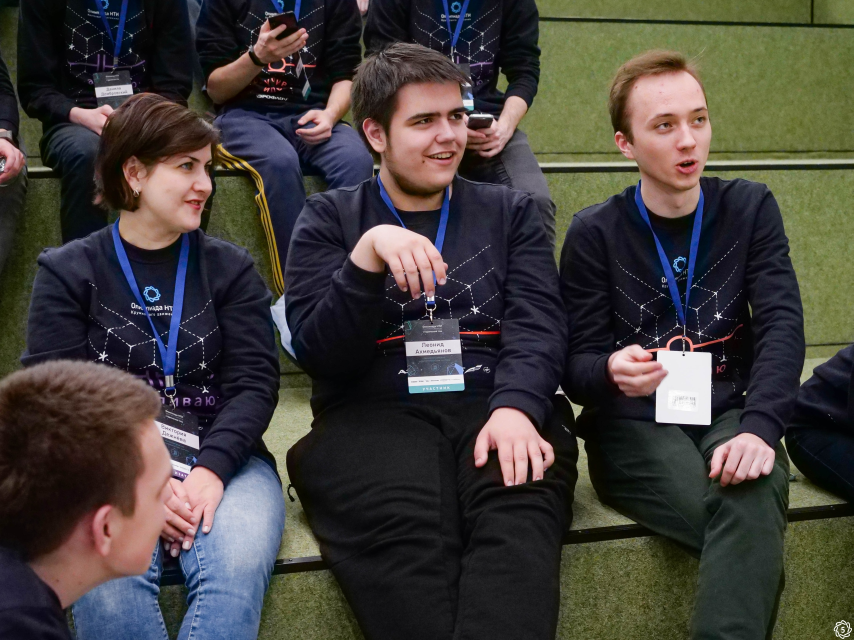
#> input picture sub_task/data/2DPVkdGgcqM.jpg, 2560 x 1920 px (shown at 1/3 size); its folder holds only this picture in this run
$ python Cover.py
#> lines starting #> are read from the running program, lines starting #| are printed output that depends on the picture
from TemplateMatchOne import main
import glob
import cv2

for imagePath in glob.glob('../data' + "/*.jpg"):
    image = cv2.imread(imagePath)
#> image is the input picture: shape (1920, 2560, 3); mean B, G, R 58.7, 62.5, 66.6
    image = cv2.resize(image, (int(image.shape[0]/3), int(image.shape[1]/3)))
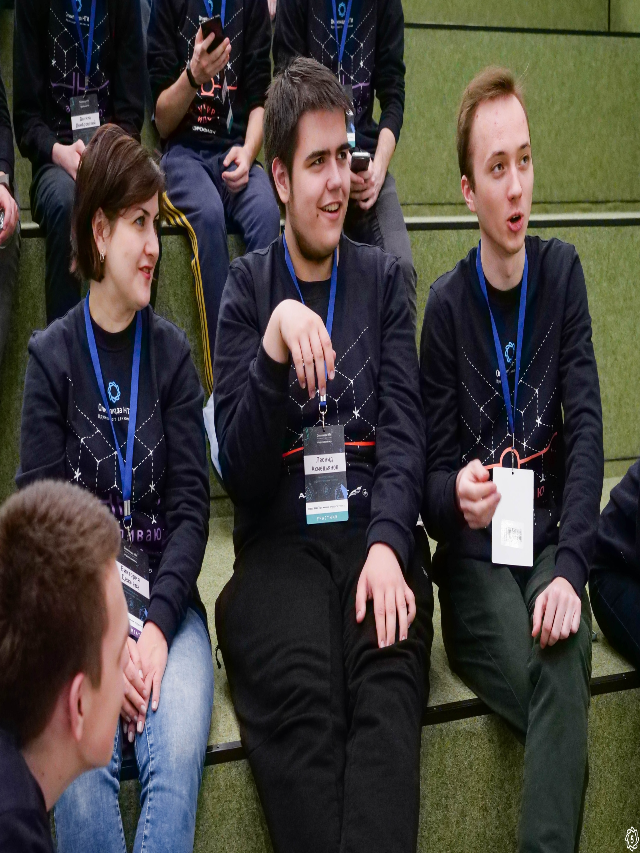
#> image: shape (853, 640, 3); mean B, G, R 58.6, 62.4, 66.5
    cv2.imshow("im", image)
    if cv2.waitKey(1) == ord('q'):
#> (key q is pressed here)
        exit()
#> (the program exits here)

$ run again, on sub_task/data/Eb4PeJqSbKM.jpg
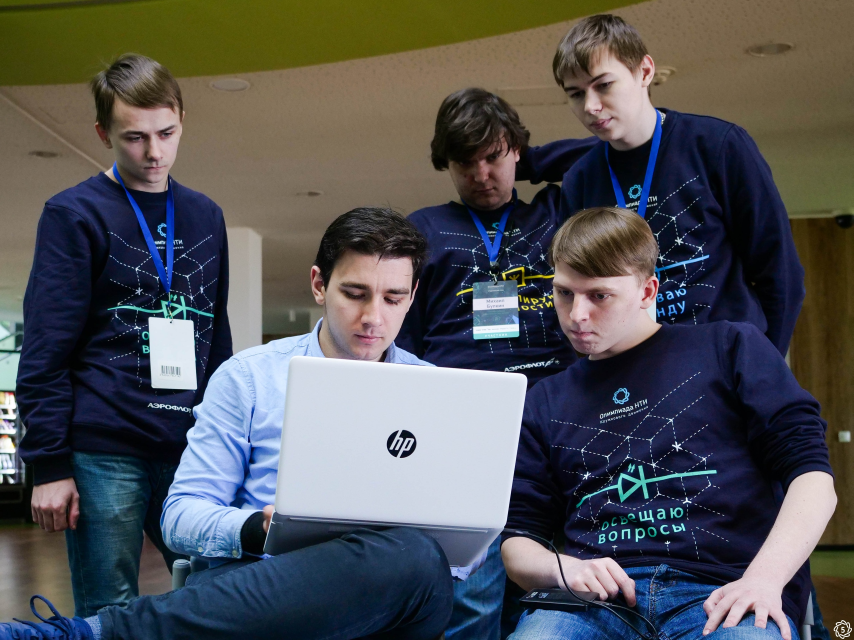
#> input picture sub_task/data/Eb4PeJqSbKM.jpg, 2560 x 1920 px (shown at 1/3 size)
#> image is the input picture: shape (1920, 2560, 3); mean B, G, R 86, 83.1, 81.8
#> `image = cv2.resize(image, (int(image.shape[0]/3), int(image.shape[1]/3..`:
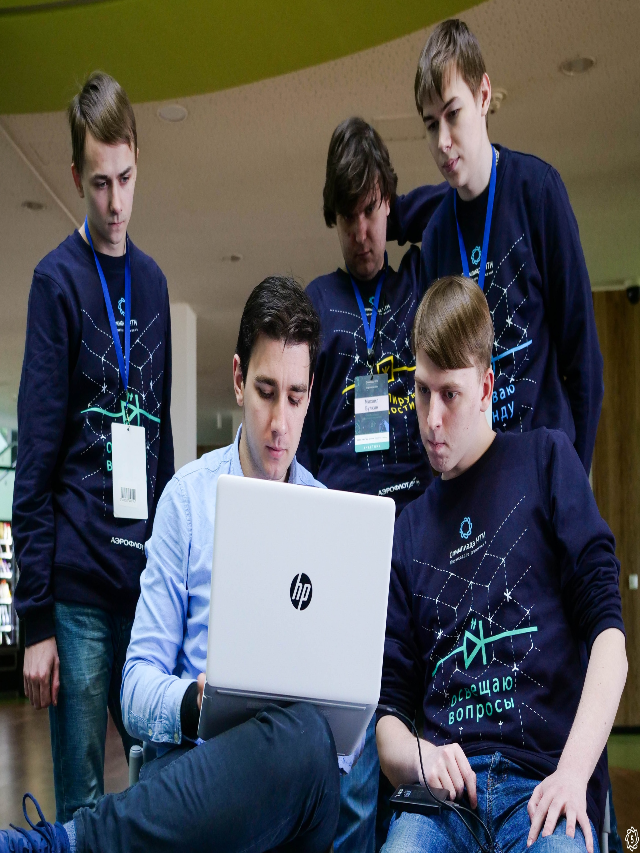
#> image: shape (853, 640, 3); mean B, G, R 85.8, 83, 81.7

$ run again, on sub_task/data/3IgMa_byy3o.jpg
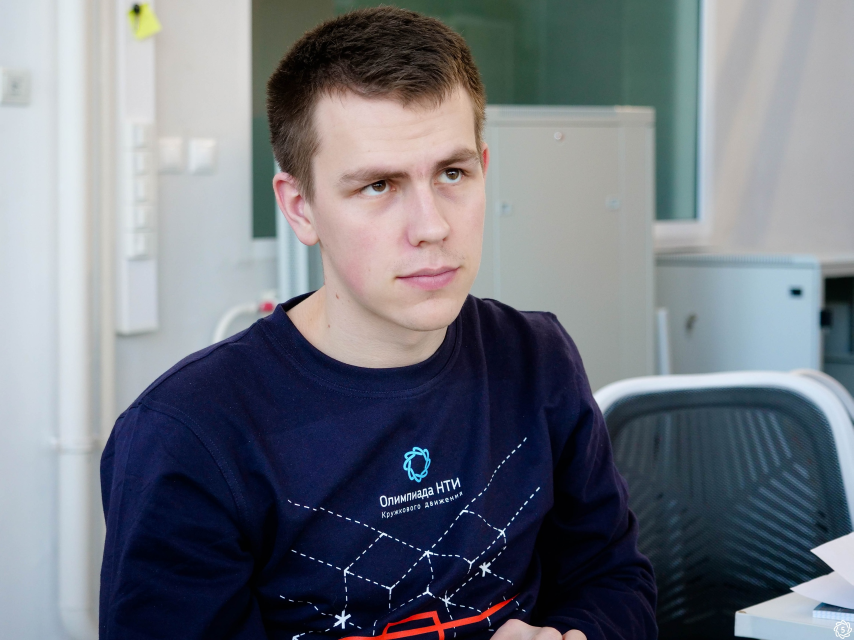
#> input picture sub_task/data/3IgMa_byy3o.jpg, 2560 x 1920 px (shown at 1/3 size)
#> image is the input picture: shape (1920, 2560, 3); mean B, G, R 126.3, 117.4, 112.8
#> `image = cv2.resize(image, (int(image.shape[0]/3), int(image.shape[1]/3..`:
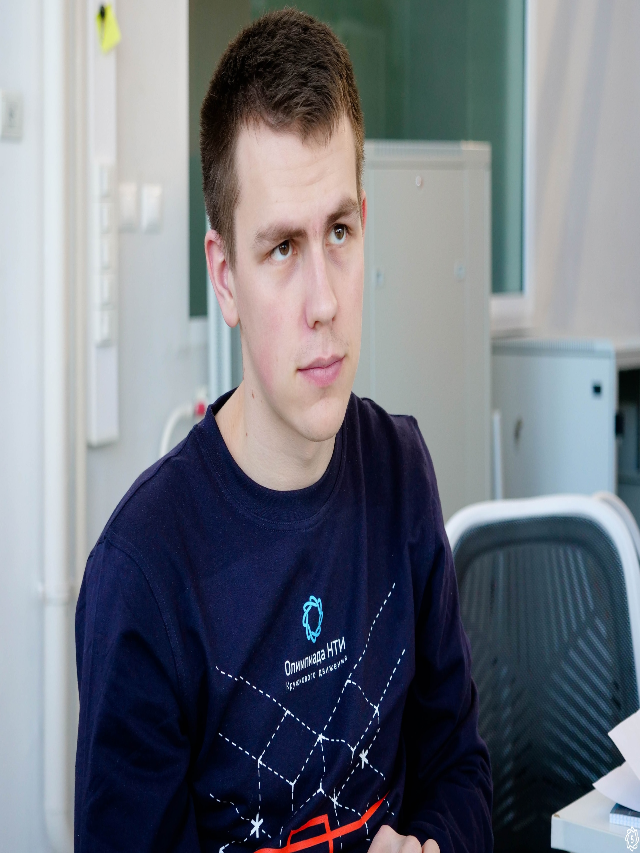
#> image: shape (853, 640, 3); mean B, G, R 126.2, 117.3, 112.7
